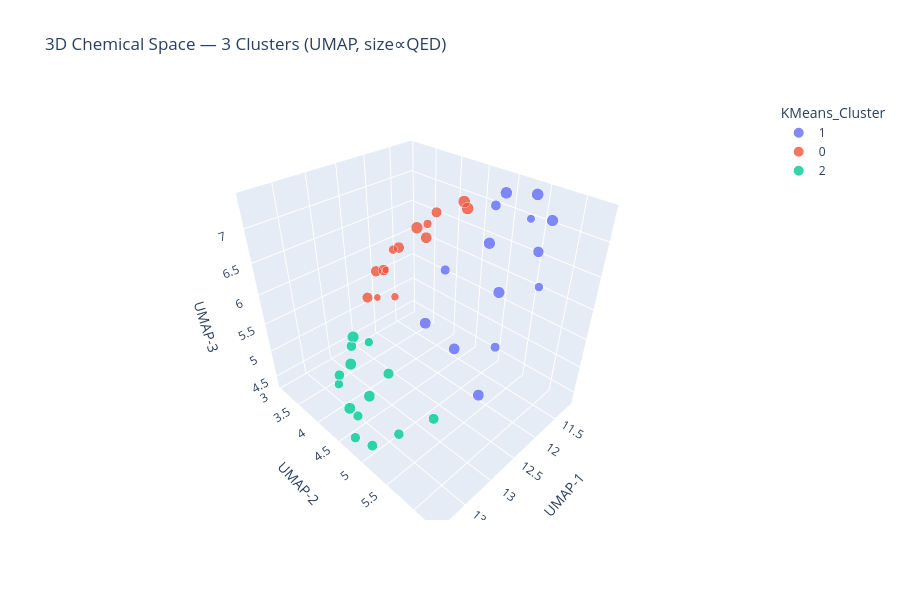
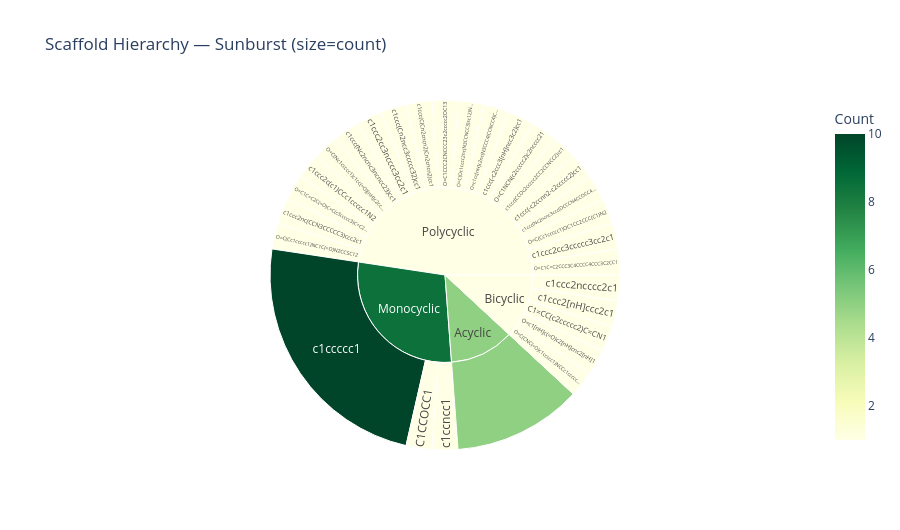
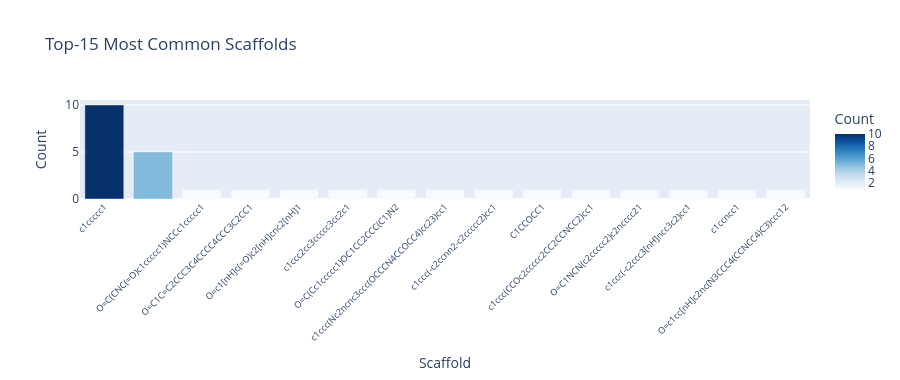

Notebook cell for these charts, in order:
### Code cell
# ═══════════════════════════════════════════════════════════
# 🗺️  INTERACTIVE CLUSTERING: 3D UMAP + PYVIS + SUNBURST
# ═══════════════════════════════════════════════════════════
import warnings
warnings.filterwarnings('ignore')
import numpy as np, pandas as pd
import plotly.express as px
import plotly.graph_objects as go

# ── 1. 3D UMAP chemical space ────────────────────────────────────────────────
UMAP3D_OK = False
try:
    import umap
    UMAP3D_OK = True
except ImportError:
    print("💡 Install umap-learn: pip install umap-learn")

if UMAP3D_OK and 'X_cluster' in dir():
    reducer3d = umap.UMAP(n_components=3, random_state=42, n_neighbors=15, min_dist=0.1)
    Z3d = reducer3d.fit_transform(X_cluster)

    _df_3d = df_mol.copy() if 'df_mol' in dir() else pd.DataFrame()
    _df_3d['UMAP3_1'] = Z3d[:, 0]
    _df_3d['UMAP3_2'] = Z3d[:, 1]
    _df_3d['UMAP3_3'] = Z3d[:, 2]
    clust_col = 'KMeans_Cluster' if 'KMeans_Cluster' in _df_3d.columns else 'cluster_labels'
    if 'cluster_labels' in dir() and clust_col not in _df_3d.columns:
        _df_3d[clust_col] = cluster_labels

    _df_3d[clust_col] = _df_3d[clust_col].astype(str)
    _qed_col = 'QED' if 'QED' in _df_3d.columns else None
    _smi_col = 'smiles' if 'smiles' in _df_3d.columns else \
               ('SMILES' if 'SMILES' in _df_3d.columns else None)
    hover_data_3d = {k: True for k in [_qed_col, _smi_col, 'DrugScore', 'MW', 'LogP'] if k and k in _df_3d.columns}

    fig_3d = px.scatter_3d(
        _df_3d, x='UMAP3_1', y='UMAP3_2', z='UMAP3_3',
        color=clust_col,
        size=_qed_col if _qed_col else None,
        hover_data=hover_data_3d,
        title=f'3D Chemical Space — {best_k if "best_k" in dir() else ""} Clusters (UMAP, size∝QED)',
        opacity=0.8,
        color_discrete_sequence=px.colors.qualitative.Plotly,
    )
    fig_3d.update_layout(
        height=600,
        scene=dict(xaxis_title='UMAP-1', yaxis_title='UMAP-2', zaxis_title='UMAP-3'),
        paper_bgcolor='white',
    )
    fig_3d.show()
    print(f"✅ 3D UMAP computed on {len(X_cluster)} molecules → {Z3d.shape}")
elif 'X_cluster' in dir():
    # PCA fallback (3D)
    from sklearn.decomposition import PCA
    pca3 = PCA(n_components=3, random_state=42)
    Z3d = pca3.fit_transform(X_cluster)
    print(f"PCA 3D variance explained: {pca3.explained_variance_ratio_.sum():.3f}")
    _df_3d = df_mol.copy() if 'df_mol' in dir() else pd.DataFrame()
    _df_3d['PC1'], _df_3d['PC2'], _df_3d['PC3'] = Z3d[:, 0], Z3d[:, 1], Z3d[:, 2]
    clust_col = 'KMeans_Cluster' if 'KMeans_Cluster' in _df_3d.columns else 'cluster_labels'
    if 'cluster_labels' in dir() and clust_col not in _df_3d.columns:
        _df_3d[clust_col] = cluster_labels
    _df_3d[clust_col] = _df_3d[clust_col].astype(str)
    _qed_col = 'QED' if 'QED' in _df_3d.columns else None
    fig_3d = px.scatter_3d(_df_3d, x='PC1', y='PC2', z='PC3',
                            color=clust_col, size=_qed_col or None,
                            title='3D Chemical Space (PCA fallback)',
                            opacity=0.75,
                            color_discrete_sequence=px.colors.qualitative.Plotly)
    fig_3d.update_layout(height=580)
    fig_3d.show()
else:
    print("⚠️  X_cluster not in scope — run clustering cell first.")

# ── 2. pyvis Similarity Network ───────────────────────────────────────────────
PYVIS_OK = False
try:
    from pyvis.network import Network
    PYVIS_OK = True
except ImportError:
    print("💡 Install pyvis: pip install pyvis")

if PYVIS_OK and 'df_mol' in dir():
    from rdkit import Chem
    from rdkit.Chem import AllChem
    from rdkit.DataStructs import TanimotoSimilarity
    import IPython.display as IPyDisp

    _smi_col2 = 'smiles' if 'smiles' in df_mol.columns else ('SMILES' if 'SMILES' in df_mol.columns else None)
    _clust_col2 = 'KMeans_Cluster' if 'KMeans_Cluster' in df_mol.columns else None

    if _smi_col2:
        _top_net = df_mol.head(50).copy().reset_index()
        cluster_palette = ['#3b82f6','#ef4444','#22c55e','#f59e0b','#9333ea',
                            '#06b6d4','#ec4899','#84cc16']

        net = Network(height='500px', width='100%', notebook=True,
                      bgcolor='#1e293b', font_color='white', cdn_resources='in_line')
        net.set_options('{"physics":{"stabilization":{"iterations":80},'
                         '"barnesHut":{"gravitationalConstant":-3000}}}')

        fps_dict = {}
        for _, row in _top_net.iterrows():
            mol = Chem.MolFromSmiles(row[_smi_col2])
            if mol:
                fp = AllChem.GetMorganFingerprintAsBitVect(mol, 2, 2048)
                fps_dict[int(row['index'])] = fp
                clust = int(row[_clust_col2]) if _clust_col2 else 0
                qed_v = float(row['QED']) if 'QED' in row else 0.5
                net.add_node(int(row['index']),
                              label=f"M{row.name}",
                              title=f"SMILES: {row[_smi_col2]}\nCluster: {clust}\nQED: {qed_v:.3f}",
                              color=cluster_palette[clust % len(cluster_palette)],
                              size=int(qed_v * 22) + 6)

        idxs = list(fps_dict.keys())
        edge_count = 0
        for i in range(len(idxs)):
            for j in range(i + 1, len(idxs)):
                sim = TanimotoSimilarity(fps_dict[idxs[i]], fps_dict[idxs[j]])
                if sim >= 0.4:
                    net.add_edge(idxs[i], idxs[j],
                                  value=float(sim),
                                  title=f'Tanimoto: {sim:.3f}',
                                  color='rgba(148,163,184,0.5)')
                    edge_count += 1

        print(f"🔗 Network: {len(fps_dict)} nodes, {edge_count} edges (Tanimoto ≥ 0.40)")
        _net_path = '05_similarity_network.html'
        net.save_graph(_net_path)
        IPyDisp.display(net)
    else:
        print("⚠️  SMILES column not found in df_mol.")

# ── 3. Scaffold hierarchy sunburst ───────────────────────────────────────────
if 'scaffold_counts' in dir() and hasattr(scaffold_counts, 'items'):
    _sc = sorted(scaffold_counts.items(), key=lambda x: -x[1])[:30]

    # Build simple 2-level hierarchy from scaffold string
    def _scaffold_family(s: str) -> str:
        from rdkit import Chem
        mol = Chem.MolFromSmiles(s)
        if mol is None:
            return 'Unknown'
        from rdkit.Chem import rdMolDescriptors
        n_rings = rdMolDescriptors.CalcNumRings(mol)
        if n_rings == 0:   return 'Acyclic'
        elif n_rings == 1: return 'Monocyclic'
        elif n_rings == 2: return 'Bicyclic'
        else:               return 'Polycyclic'

    sun_rows = []
    for scaff, cnt in _sc:
        fam = _scaffold_family(scaff)
        sun_rows.append({'Family': fam, 'Scaffold': scaff[:30] + ('…' if len(scaff) > 30 else ''),
                          'Count': cnt})
    df_sun = pd.DataFrame(sun_rows)

    fig_sun = px.sunburst(df_sun, path=['Family', 'Scaffold'], values='Count',
                           color='Count', color_continuous_scale='YlGn',
                           title='Scaffold Hierarchy — Sunburst (size=count)')
    fig_sun.update_layout(height=530, coloraxis_colorbar=dict(title='Count'))
    fig_sun.show()

    # Bar chart of top scaffolds
    top_scaff_df = pd.DataFrame(_sc[:15], columns=['Scaffold', 'Count'])
    fig_bar_sc = px.bar(top_scaff_df, x='Scaffold', y='Count',
                         color='Count', color_continuous_scale='Blues',
                         title='Top-15 Most Common Scaffolds')
    fig_bar_sc.update_layout(height=380, xaxis_tickangle=-45, showlegend=False)
    fig_bar_sc.update_xaxes(tickfont=dict(size=9))
    fig_bar_sc.show()
else:
    print("⚠️  scaffold_counts not in scope — run scaffold analysis cell first.")

### Figure 1 — Plotly figure (JSON) as saved in the notebook; plotly's stock layout.template omitted (floating-point values rounded to 4 significant figures)
{"data": [{"customdata": [[0.4099, "CC(C)C(NC(=O)c1c(F)cccc1F)C(=O)NC(Cc1ccccc1)CC(O)CC(=O)O", 0.583, 462.5, 2.672], [0.5385, "Cn1cnc2c1c(=O)n(C)c(=O)n2C", 0.5701, 194.2, -1.029], [0.4564, "c1ccc2cc3ccccc3cc2c1", 0.558, 178.2, 3.993], [0.5179, "COc1cc2ncnc(Nc3ccc(F)c(Cl)c3)c2cc1OCCCN1CCOCC1", 0.6514, 446.9, 4.276], [0.7541, "Cc1ccc(-c2cc(C(F)(F)F)nn2-c2ccc(S(N)(=O)=O)cc2)cc1", 0.8215, 381.4, 3.514], [0.7885, "CN1CN(c2c(Cl)ccc(N)c2Cl)c2ncc(Cl)cc2C1=O", 0.8242, 357.6, 3.805], [0.8372, "CC1CN(c2nc3c(cc2F)c(=O)c(C(=O)O)cn3CC)CC11CCNCC1", 0.8499, 388.4, 2.08], [0.7431, "OC(Cn1cncn1)(Cn1cncn1)c1ccc(F)cc1", 0.7645, 288.3, 0.597], [0.6911, "CC(Cc1ccccc1)NC", 0.6586, 149.2, 1.837], [0.8035, "OC(=O)Cc1ccc(Cn2ncc3cc(Cl)ccc32)cc1", 0.8179, 300.8, 3.365], [0.7536, "Nc1ncc2c(Nc3cccc(Cl)c3F)ncnc2n1", 0.818, 290.7, 2.538], [0.8385, "CN(C)CCCN1c2ccccc2CCc2ccccc21", 0.7794, 280.4, 3.875], [0.6103, "OC(=O)c1ccccc1O", 0.6079, 138.1, 1.09], [0.7978, "CC1(C)SC2C(NC(=O)Cc3ccccc3)C(=O)N2C1C(=O)O", 0.7991, 334.4, 0.861]], "hovertemplate": "KMeans_Cluster=1<br>UMAP3_1=%{x}<br>UMAP3_2=%{y}<br>UMAP3_3=%{z}<br>QED=%{customdata[0]}<br>SMILES=%{customdata[1]}<br>DrugScore=%{customdata[2]}<br>MW=%{customdata[3]}<br>LogP=%{customdata[4]}<extra></extra>", "legendgroup": "1", "marker": {"color": "#636EFA", "opacity": 0.8, "size": [0.4099, 0.5385, 0.4564, 0.5179, 0.7541, 0.7885, 0.8372, 0.7431, 0.6911, 0.8035, 0.7536, 0.8385, 0.6103, 0.7978], "sizemode": "area", "sizeref": 0.002152, "symbol": "circle"}, "mode": "markers", "name": "1", "scene": "scene", "showlegend": true, "type": "scatter3d", "x": [11.54, 12.56, 12.37, 13.0, 13.13, 12.64, 11.21, 13.22, 12.08, 12.17, 13.29, 11.25, 11.7, 11.68], "y": [5.561, 5.097, 6.293, 6.244, 5.322, 5.968, 4.932, 5.86, 6.051, 5.438, 6.293, 5.432, 5.14, 5.937], "z": [7.186, 6.696, 6.908, 6.407, 6.309, 6.81, 7.246, 6.289, 7.129, 7.043, 5.936, 7.381, 7.283, 7.337]}, {"customdata": [[0.4572, "OC(=O)C(N)CCCCN", 0.4797, 146.2, -0.473], [0.3011, "OCC(O)C(O)C(O)C(=O)CO", 0.2565, 180.2, -3.377], [0.7342, "CC12CCC3C(C1CCC2O)CCC4=CC(=O)CCC34C", 0.7478, 288.4, 3.879], [0.8606, "CN1C2CCC1CC(OC(=O)C(CO)c1ccccc1)C2", 0.8416, 289.4, 1.931], [0.6685, "CC(N)Cc1ccc(O)cc1", 0.637, 151.2, 1.282], [0.2902, "OCC1OC(O)C(O)C(O)C1O", 0.2649, 180.2, -3.221], [0.8595, "OC(COc1ccccc1CC1CCNCC1)c1ccccc1", 0.816, 311.4, 3.341], [0.3652, "OC(C(=O)O)C(O)C(=O)O", 0.3377, 150.1, -2.123], [0.7068, "CN1CCC23c4c(O)ccc(O)c4OC2C(=O)CCC3C1", 0.7562, 289.3, 1.411], [0.4539, "CC(O)C(=O)O", 0.4524, 90.08, -0.548], [0.7006, "OC(=O)C(N)Cc1c[nH]c2ccccc12", 0.6811, 204.2, 1.122], [0.8216, "CC(C)Cc1ccc(C(C)C(=O)O)cc1", 0.768, 206.3, 3.073], [0.6277, "OC(=O)C(N)Cc1ccc(O)cc1", 0.6055, 181.2, 0.347], [0.639, "CC(C)(C)NCC(O)c1ccc(O)c(CO)c1", 0.6585, 239.3, 1.306]], "hovertemplate": "KMeans_Cluster=0<br>UMAP3_1=%{x}<br>UMAP3_2=%{y}<br>UMAP3_3=%{z}<br>QED=%{customdata[0]}<br>SMILES=%{customdata[1]}<br>DrugScore=%{customdata[2]}<br>MW=%{customdata[3]}<br>LogP=%{customdata[4]}<extra></extra>", "legendgroup": "0", "marker": {"color": "#EF553B", "opacity": 0.8, "size": [0.4572, 0.3011, 0.7342, 0.8606, 0.6685, 0.2902, 0.8595, 0.3652, 0.7068, 0.4539, 0.7006, 0.8216, 0.6277, 0.639], "sizemode": "area", "sizeref": 0.002152, "symbol": "circle"}, "mode": "markers", "name": "0", "scene": "scene", "showlegend": true, "type": "scatter3d", "x": [11.92, 12.8, 11.94, 11.18, 12.2, 12.38, 11.5, 12.94, 11.57, 11.56, 11.83, 11.25, 12.27, 11.14], "y": [3.431, 4.064, 4.164, 4.187, 3.326, 3.774, 4.522, 4.587, 3.172, 3.816, 3.063, 3.271, 3.141, 3.607], "z": [6.094, 5.919, 6.571, 6.888, 5.779, 6.065, 6.987, 6.243, 5.899, 6.535, 5.533, 6.178, 5.227, 6.522]}, {"customdata": [[0.5326, "CCOC(=O)c1ccc(N)cc1", 0.6222, 165.2, 1.446], [0.595, "CC(=O)Nc1ccc(O)cc1", 0.6129, 151.2, 1.351], [0.4512, "OCCOCCO", 0.4354, 106.1, -1.012], [0.6326, "c1ccc(-c2ccc3[nH]ncc3c2)cc1", 0.6721, 194.2, 3.23], [0.5773, "NC(=O)c1cccnc1", 0.5679, 122.1, 0.181], [0.759, "CN1CCN(c2nc3c(Cl)ccc(OC(=O)N4CCN(C)CC4)c3s2)CC1", 0.8441, 409.9, 2.448], [0.5501, "O=C(O)c1ccccc1OC(C)=O", 0.6417, 180.2, 1.31], [0.5951, "CC(=O)c1ccc(O)cc1", 0.6241, 136.2, 1.595], [0.4632, "CCOC(=O)C1=C(C)NC(C)=C(C1c1ccc([N+](=O)[O-])cc1)C(=O)OCC", 0.71, 374.4, 2.956], [0.6448, "OC(=O)c1ccc2cc3ccccc3cc2n1", 0.7172, 223.2, 3.086], [0.7668, "CN(C(=O)c1cc(=O)[nH]c2cc(Cl)ccc12)c1ccc(F)cc1F", 0.8142, 348.7, 3.736], [0.786, "OC1=CC=C(C=C1)C2=CC(=O)C3=CC(=O)CC(=O)C3=C2", 0.8095, 266.2, 1.753], [0.7409, "CCOC(=O)c1c(CCN2CCCCC2)nc2cc(Cl)ccc2c1C", 0.7827, 360.9, 4.402], [0.6121, "NC1=NC2=C(C=C1)C=CC=C2", 0.6457, 144.2, 1.817]], "hovertemplate": "KMeans_Cluster=2<br>UMAP3_1=%{x}<br>UMAP3_2=%{y}<br>UMAP3_3=%{z}<br>QED=%{customdata[0]}<br>SMILES=%{customdata[1]}<br>DrugScore=%{customdata[2]}<br>MW=%{customdata[3]}<br>LogP=%{customdata[4]}<extra></extra>", "legendgroup": "2", "marker": {"color": "#00CC96", "opacity": 0.8, "size": [0.5326, 0.595, 0.4512, 0.6326, 0.5773, 0.759, 0.5501, 0.5951, 0.4632, 0.6448, 0.7668, 0.786, 0.7409, 0.6121], "sizemode": "area", "sizeref": 0.002152, "symbol": "circle"}, "mode": "markers", "name": "2", "scene": "scene", "showlegend": true, "type": "scatter3d", "x": [13.8, 13.2, 13.35, 13.58, 13.76, 13.59, 13.83, 13.41, 13.67, 13.59, 13.06, 12.79, 13.78, 13.91], "y": [4.745, 3.896, 4.503, 5.913, 5.505, 4.254, 4.673, 3.811, 4.166, 5.161, 3.617, 3.368, 5.006, 5.145], "z": [4.829, 5.182, 5.683, 5.5, 5.055, 4.455, 4.365, 4.696, 4.922, 5.711, 4.574, 4.823, 5.363, 4.661]}], "layout": {"height": 600, "legend": {"itemsizing": "constant", "title": {"text": "KMeans_Cluster"}, "tracegroupgap": 0}, "paper_bgcolor": "white", "scene": {"domain": {"x": [0, 1], "y": [0, 1]}, "xaxis": {"title": {"text": "UMAP-1"}}, "yaxis": {"title": {"text": "UMAP-2"}}, "zaxis": {"title": {"text": "UMAP-3"}}}, "title": {"text": "3D Chemical Space — 3 Clusters (UMAP, size∝QED)"}}}

### Figure 2 — Plotly figure (JSON) as saved in the notebook; plotly's stock layout.template omitted (floating-point values rounded to 4 significant figures)
{"data": [{"branchvalues": "total", "customdata": [[10.0], [5.0], [1.0], [1.0], [1.0], [1.0], [1.0], [1.0], [1.0], [1.0], [1.0], [1.0], [1.0], [1.0], [1.0], [1.0], [1.0], [1.0], [1.0], [1.0], [1.0], [1.0], [1.0], [1.0], [1.0], [1.0], [1.0], [1.0], [1.0], [8.5], [5.0], [1.0], [1.0]], "domain": {"x": [0, 1], "y": [0, 1]}, "hovertemplate": "labels=%{label}<br>Count_sum=%{value}<br>parent=%{parent}<br>id=%{id}<br>Count=%{color}<extra></extra>", "ids": ["Monocyclic/c1ccccc1", "Acyclic/", "Bicyclic/O=C(CNC(=O)c1ccccc1)NCCc1ccccc…", "Polycyclic/O=C1C=C2CCC3C4CCCC4CCC3C2CC1", "Bicyclic/O=c1[nH]c(=O)c2[nH]cnc2[nH]1", "Polycyclic/c1ccc2cc3ccccc3cc2c1", "Polycyclic/O=C(Cc1ccccc1)OC1CC2CCC(C1)N2", "Polycyclic/c1ccc(Nc2ncnc3ccc(OCCCN4CCOCC4…", "Polycyclic/c1ccc(-c2ccnn2-c2ccccc2)cc1", "Monocyclic/C1CCOCC1", "Polycyclic/c1ccc(CCOc2ccccc2CC2CCNCC2)cc1", "Polycyclic/O=C1NCN(c2ccccc2)c2ncccc21", "Polycyclic/c1ccc(-c2ccc3[nH]ncc3c2)cc1", "Monocyclic/c1ccncc1", "Polycyclic/O=c1cc[nH]c2nc(N3CCC4(CCNCC4)C…", "Polycyclic/O=C(Oc1cccc2nc(N3CCNCC3)sc12)N…", "Bicyclic/C1=CC(c2ccccc2)C=CN1", "Polycyclic/O=C1CCC2CNCCC23c2ccccc2OC13", "Polycyclic/c1ccc(C(Cn2cncn2)Cn2cncn2)cc1", "Polycyclic/c1ccc(Cn2ncc3ccccc32)cc1", "Bicyclic/c1ccc2[nH]ccc2c1", "Polycyclic/c1ccc2cc3ncccc3cc2c1", "Polycyclic/c1ccc(Nc2ncnc3ncncc23)cc1", "Polycyclic/O=C(Nc1ccccc1)c1cc(=O)[nH]c2cc…", "Polycyclic/c1ccc2c(c1)CCc1ccccc1N2", "Polycyclic/O=C1C=C2C(=O)C=C(c3ccccc3)C=C2…", "Polycyclic/c1ccc2nc(CCN3CCCCC3)ccc2c1", "Bicyclic/c1ccc2ncccc2c1", "Polycyclic/O=C(Cc1ccccc1)NC1C(=O)N2CCSC12", "Monocyclic", "Acyclic", "Bicyclic", "Polycyclic"], "labels": ["c1ccccc1", "", "O=C(CNC(=O)c1ccccc1)NCCc1ccccc…", "O=C1C=C2CCC3C4CCCC4CCC3C2CC1", "O=c1[nH]c(=O)c2[nH]cnc2[nH]1", "c1ccc2cc3ccccc3cc2c1", "O=C(Cc1ccccc1)OC1CC2CCC(C1)N2", "c1ccc(Nc2ncnc3ccc(OCCCN4CCOCC4…", "c1ccc(-c2ccnn2-c2ccccc2)cc1", "C1CCOCC1", "c1ccc(CCOc2ccccc2CC2CCNCC2)cc1", "O=C1NCN(c2ccccc2)c2ncccc21", "c1ccc(-c2ccc3[nH]ncc3c2)cc1", "c1ccncc1", "O=c1cc[nH]c2nc(N3CCC4(CCNCC4)C…", "O=C(Oc1cccc2nc(N3CCNCC3)sc12)N…", "C1=CC(c2ccccc2)C=CN1", "O=C1CCC2CNCCC23c2ccccc2OC13", "c1ccc(C(Cn2cncn2)Cn2cncn2)cc1", "c1ccc(Cn2ncc3ccccc32)cc1", "c1ccc2[nH]ccc2c1", "c1ccc2cc3ncccc3cc2c1", "c1ccc(Nc2ncnc3ncncc23)cc1", "O=C(Nc1ccccc1)c1cc(=O)[nH]c2cc…", "c1ccc2c(c1)CCc1ccccc1N2", "O=C1C=C2C(=O)C=C(c3ccccc3)C=C2…", "c1ccc2nc(CCN3CCCCC3)ccc2c1", "c1ccc2ncccc2c1", "O=C(Cc1ccccc1)NC1C(=O)N2CCSC12", "Monocyclic", "Acyclic", "Bicyclic", "Polycyclic"], "marker": {"coloraxis": "coloraxis", "colors": [10.0, 5.0, 1.0, 1.0, 1.0, 1.0, 1.0, 1.0, 1.0, 1.0, 1.0, 1.0, 1.0, 1.0, 1.0, 1.0, 1.0, 1.0, 1.0, 1.0, 1.0, 1.0, 1.0, 1.0, 1.0, 1.0, 1.0, 1.0, 1.0, 8.5, 5.0, 1.0, 1.0]}, "name": "", "parents": ["Monocyclic", "Acyclic", "Bicyclic", "Polycyclic", "Bicyclic", "Polycyclic", "Polycyclic", "Polycyclic", "Polycyclic", "Monocyclic", "Polycyclic", "Polycyclic", "Polycyclic", "Monocyclic", "Polycyclic", "Polycyclic", "Bicyclic", "Polycyclic", "Polycyclic", "Polycyclic", "Bicyclic", "Polycyclic", "Polycyclic", "Polycyclic", "Polycyclic", "Polycyclic", "Polycyclic", "Bicyclic", "Polycyclic", "", "", "", ""], "type": "sunburst", "values": [10.0, 5.0, 1.0, 1.0, 1.0, 1.0, 1.0, 1.0, 1.0, 1.0, 1.0, 1.0, 1.0, 1.0, 1.0, 1.0, 1.0, 1.0, 1.0, 1.0, 1.0, 1.0, 1.0, 1.0, 1.0, 1.0, 1.0, 1.0, 1.0, 12.0, 5.0, 5.0, 20.0]}], "layout": {"coloraxis": {"colorbar": {"title": {"text": "Count"}}, "colorscale": [[0, "rgb(255,255,229)"], [0.125, "rgb(247,252,185)"], [0.25, "rgb(217,240,163)"], [0.375, "rgb(173,221,142)"], [0.5, "rgb(120,198,121)"], [0.625, "rgb(65,171,93)"], [0.75, "rgb(35,132,67)"], [0.875, "rgb(0,104,55)"], [1, "rgb(0,69,41)"]]}, "height": 530, "legend": {"tracegroupgap": 0}, "title": {"text": "Scaffold Hierarchy — Sunburst (size=count)"}}}

### Figure 3 — Plotly figure (JSON) as saved in the notebook; plotly's stock layout.template omitted (floating-point values rounded to 4 significant figures)
{"data": [{"hovertemplate": "Scaffold=%{x}<br>Count=%{marker.color}<extra></extra>", "legendgroup": "", "marker": {"color": [10, 5, 1, 1, 1, 1, 1, 1, 1, 1, 1, 1, 1, 1, 1], "coloraxis": "coloraxis", "pattern": {"shape": ""}}, "name": "", "orientation": "v", "showlegend": false, "textposition": "auto", "type": "bar", "x": ["c1ccccc1", "", "O=C(CNC(=O)c1ccccc1)NCCc1ccccc1", "O=C1C=C2CCC3C4CCCC4CCC3C2CC1", "O=c1[nH]c(=O)c2[nH]cnc2[nH]1", "c1ccc2cc3ccccc3cc2c1", "O=C(Cc1ccccc1)OC1CC2CCC(C1)N2", "c1ccc(Nc2ncnc3ccc(OCCCN4CCOCC4)cc23)cc1", "c1ccc(-c2ccnn2-c2ccccc2)cc1", "C1CCOCC1", "c1ccc(CCOc2ccccc2CC2CCNCC2)cc1", "O=C1NCN(c2ccccc2)c2ncccc21", "c1ccc(-c2ccc3[nH]ncc3c2)cc1", "c1ccncc1", "O=c1cc[nH]c2nc(N3CCC4(CCNCC4)C3)ccc12"], "xaxis": "x", "y": [10, 5, 1, 1, 1, 1, 1, 1, 1, 1, 1, 1, 1, 1, 1], "yaxis": "y"}], "layout": {"barmode": "relative", "coloraxis": {"colorbar": {"title": {"text": "Count"}}, "colorscale": [[0, "rgb(247,251,255)"], [0.125, "rgb(222,235,247)"], [0.25, "rgb(198,219,239)"], [0.375, "rgb(158,202,225)"], [0.5, "rgb(107,174,214)"], [0.625, "rgb(66,146,198)"], [0.75, "rgb(33,113,181)"], [0.875, "rgb(8,81,156)"], [1, "rgb(8,48,107)"]]}, "height": 380, "legend": {"tracegroupgap": 0}, "showlegend": false, "title": {"text": "Top-15 Most Common Scaffolds"}, "xaxis": {"anchor": "y", "domain": [0, 1], "tickangle": -45, "tickfont": {"size": 9}, "title": {"text": "Scaffold"}}, "yaxis": {"anchor": "x", "domain": [0, 1], "title": {"text": "Count"}}}}
